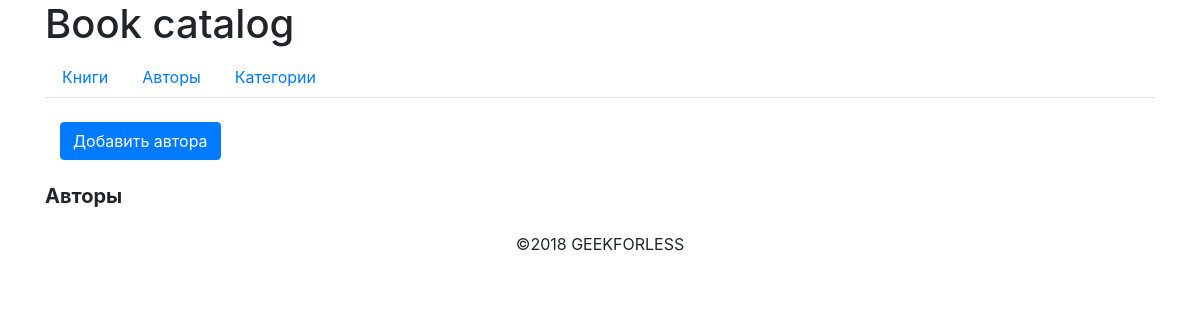
Page /src/web/admin/author.php on the earlier database version.
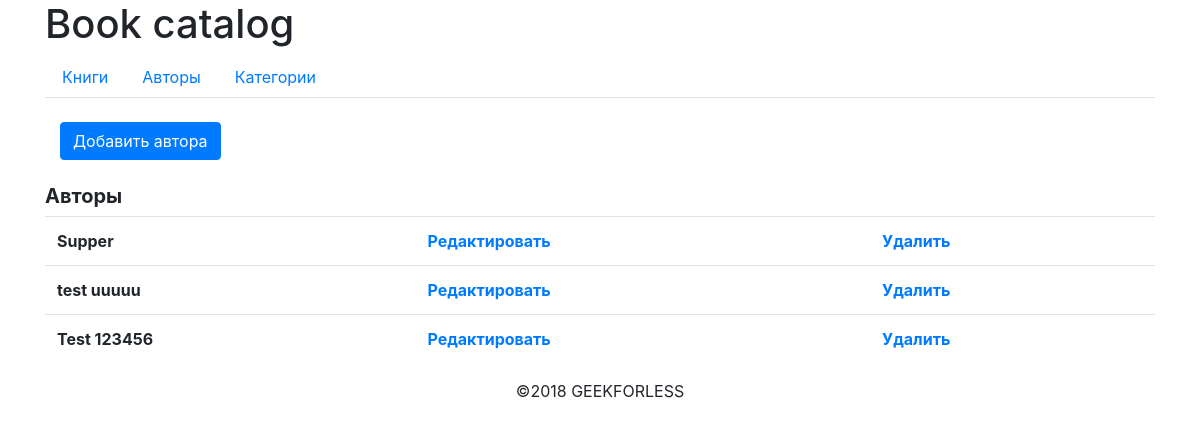
Same page on the later database version.
### tables this page shows
CREATE TABLE `authors` (
  `id` int(11) NOT NULL AUTO_INCREMENT,
  `name` varchar(255) NOT NULL,
  PRIMARY KEY (`id`),
  UNIQUE KEY `name` (`name`)
);

### src/app/config.php (called while the page is built, shortened)
<?php
function route_admin($page, $action = null, $id = null)
{
    $url = "/admin/{$page}.php";
    if ($action) {
        $params = ['action' => htmlspecialchars($action)];
        if ($id || isset($_GET['id'])) {
            $params['id'] = (int) ($id ? $id : $_GET['id']);
        }
        $url.= '?' . http_build_query($params);
    }
    return $url;
}
function safe_out($entity, $key)
{
    return isset($entity[$key]) ? htmlspecialchars($entity[$key]) : '';
}

### src/app/Core/Db.php (called while the page is built, shortened)
<?php
class Db
{
    public static $conn = null;
    public static function getConnection()
    {
        if (!self::$conn) {
            $link = mysqli_connect(MYSQL_SERVER, MYSQL_USER, MYSQL_PASSWORD, MYSQL_DB);
            self::$conn = $link;
        }
        return self::$conn;
    }
}

### src/app/Core/Query.php (called while the page is built, shortened)
<?php
class Query
{
    protected $conn;
    public function __construct()
    {
        $this->conn = DB::getConnection();
    }
    public function all($query, array $attributes = [])
    {
        $result = $this->execute($query, $attributes);
        $items = [];
        while ($row = mysqli_fetch_assoc($result)) {
            $items[] = $row;
        }
        return $items;
    }
    public function execute($query, array $attributes = [])
    {
        $result = mysqli_query($this->conn, $query);
        return $result;
    }
}

### src/app/Models/AuthorModel.php (called while the page is built, shortened)
<?php
class AuthorModel
{
    public function getAll()
	{
		return (new Query)->all('SELECT * FROM authors ORDER BY id DESC');
	}
}

### src/app/views/admin/author_list.php (the view, shortened to what this page needs)
<div>
    <div class="container">
        <a href="<?= route_admin('author', 'add') ?>" class=" btn btn-primary">Добавить автора</a>
    </div>
    <br>
    <h5><b>Авторы</b></h5>
    <table class="admin-table table">
        <?php foreach ($authors as $a): ?>
            <tr>
                <th><?= safe_out($a, 'name') ?></th>
                <th>
                    <a href="<?= route_admin('author', 'edit', $a['id']) ?>">Редактировать</a>
                </th>
                <th>
                    <a href="<?= route_admin('author', 'delete', $a['id']) ?>">Удалить</a>
                </th>
            </tr>
        <?php endforeach ?>
    </table>
</div>

Differences in the rows shown:
added authors: name "Supper"
added authors: name "test uuuuu"
added authors: name "Test 123456"
